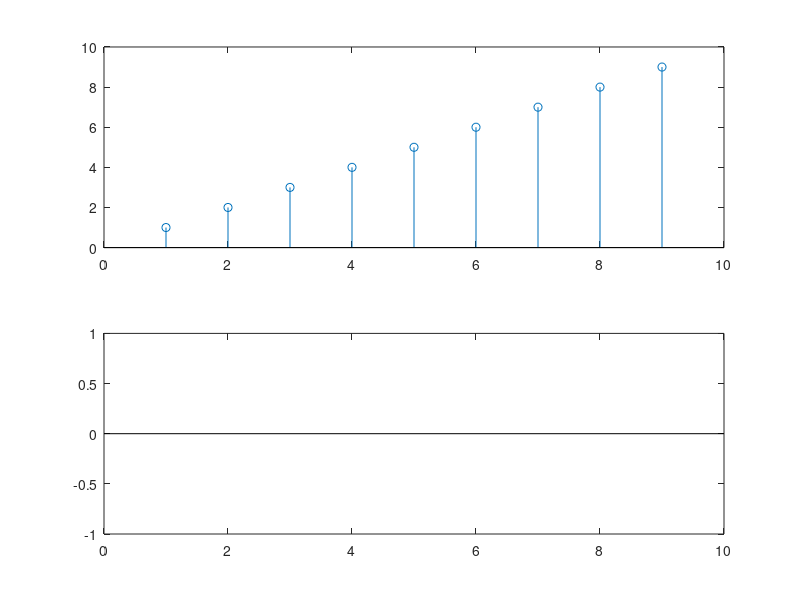

Reproduce this figure in MATLAB.
% AUTO CORRELATION IN MATALB 

x=[1,2,3,4,5,6,7,8,9];

subplot(2,1,1);

stem(x);

%this c0mmand of beloq line is used for correlation 
y= corr(x,x);
 
subplot(2,1,2);

stem(y);